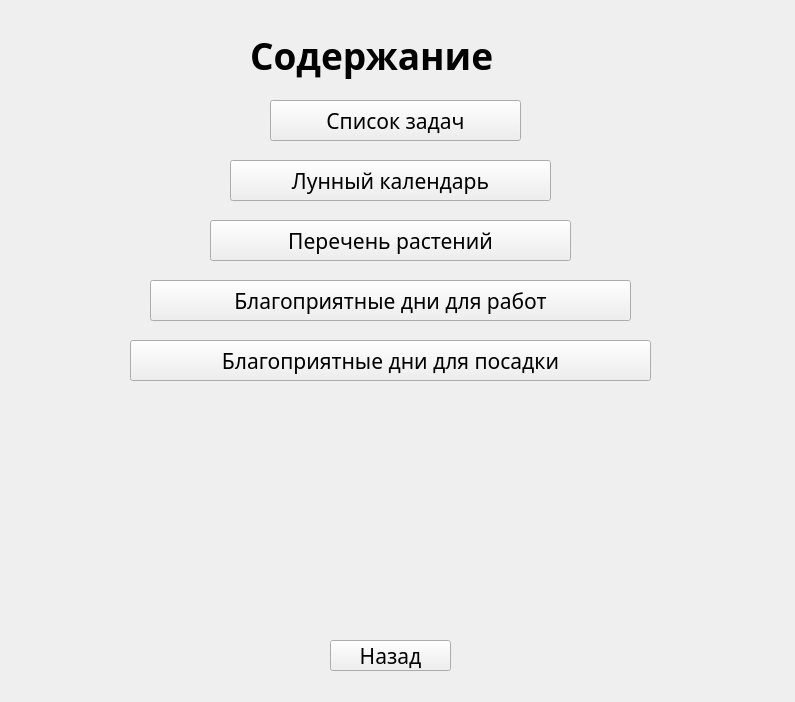
<?xml version="1.0" encoding="UTF-8"?>
<ui version="4.0">
 <class>Form</class>
 <widget class="QWidget" name="Form">
  <property name="geometry">
   <rect>
    <x>0</x>
    <y>0</y>
    <width>795</width>
    <height>702</height>
   </rect>
  </property>
  <property name="windowTitle">
   <string>Form</string>
  </property>
  <widget class="QLabel" name="label">
   <property name="geometry">
    <rect>
     <x>-590</x>
     <y>-390</y>
     <width>1631</width>
     <height>1111</height>
    </rect>
   </property>
   <property name="text">
    <string/>
   </property>
   <property name="pixmap">
    <pixmap>фон.png</pixmap>
   </property>
  </widget>
  <widget class="QLabel" name="label_2">
   <property name="geometry">
    <rect>
     <x>250</x>
     <y>0</y>
     <width>331</width>
     <height>111</height>
    </rect>
   </property>
   <property name="font">
    <font>
     <family>Segoe Print</family>
     <pointsize>28</pointsize>
     <weight>75</weight>
     <bold>true</bold>
    </font>
   </property>
   <property name="text">
    <string>Содержание</string>
   </property>
  </widget>
  <widget class="QPushButton" name="plan">
   <property name="geometry">
    <rect>
     <x>270</x>
     <y>100</y>
     <width>251</width>
     <height>41</height>
    </rect>
   </property>
   <property name="font">
    <font>
     <family>Segoe Print</family>
     <pointsize>16</pointsize>
    </font>
   </property>
   <property name="text">
    <string>Список задач</string>
   </property>
  </widget>
  <widget class="QPushButton" name="lyna">
   <property name="geometry">
    <rect>
     <x>230</x>
     <y>160</y>
     <width>321</width>
     <height>41</height>
    </rect>
   </property>
   <property name="font">
    <font>
     <family>Segoe Print</family>
     <pointsize>16</pointsize>
     <weight>50</weight>
     <bold>false</bold>
    </font>
   </property>
   <property name="text">
    <string>Лунный календарь</string>
   </property>
  </widget>
  <widget class="QPushButton" name="blagodni">
   <property name="geometry">
    <rect>
     <x>130</x>
     <y>340</y>
     <width>521</width>
     <height>41</height>
    </rect>
   </property>
   <property name="font">
    <font>
     <family>Segoe Print</family>
     <pointsize>16</pointsize>
    </font>
   </property>
   <property name="text">
    <string>Благоприятные дни для посадки</string>
   </property>
  </widget>
  <widget class="QPushButton" name="blagorabot">
   <property name="geometry">
    <rect>
     <x>150</x>
     <y>280</y>
     <width>481</width>
     <height>41</height>
    </rect>
   </property>
   <property name="font">
    <font>
     <family>Segoe Print</family>
     <pointsize>16</pointsize>
    </font>
   </property>
   <property name="text">
    <string>Благоприятные дни для работ</string>
   </property>
  </widget>
  <widget class="QPushButton" name="rastenia">
   <property name="geometry">
    <rect>
     <x>210</x>
     <y>220</y>
     <width>361</width>
     <height>41</height>
    </rect>
   </property>
   <property name="font">
    <font>
     <family>Segoe Print</family>
     <pointsize>16</pointsize>
    </font>
   </property>
   <property name="text">
    <string>Перечень растений</string>
   </property>
  </widget>
  <widget class="QPushButton" name="nazad">
   <property name="geometry">
    <rect>
     <x>330</x>
     <y>640</y>
     <width>121</width>
     <height>31</height>
    </rect>
   </property>
   <property name="font">
    <font>
     <family>Segoe Print</family>
     <pointsize>16</pointsize>
    </font>
   </property>
   <property name="text">
    <string>Назад</string>
   </property>
  </widget>
 </widget>
 <resources/>
 <connections/>
</ui>
